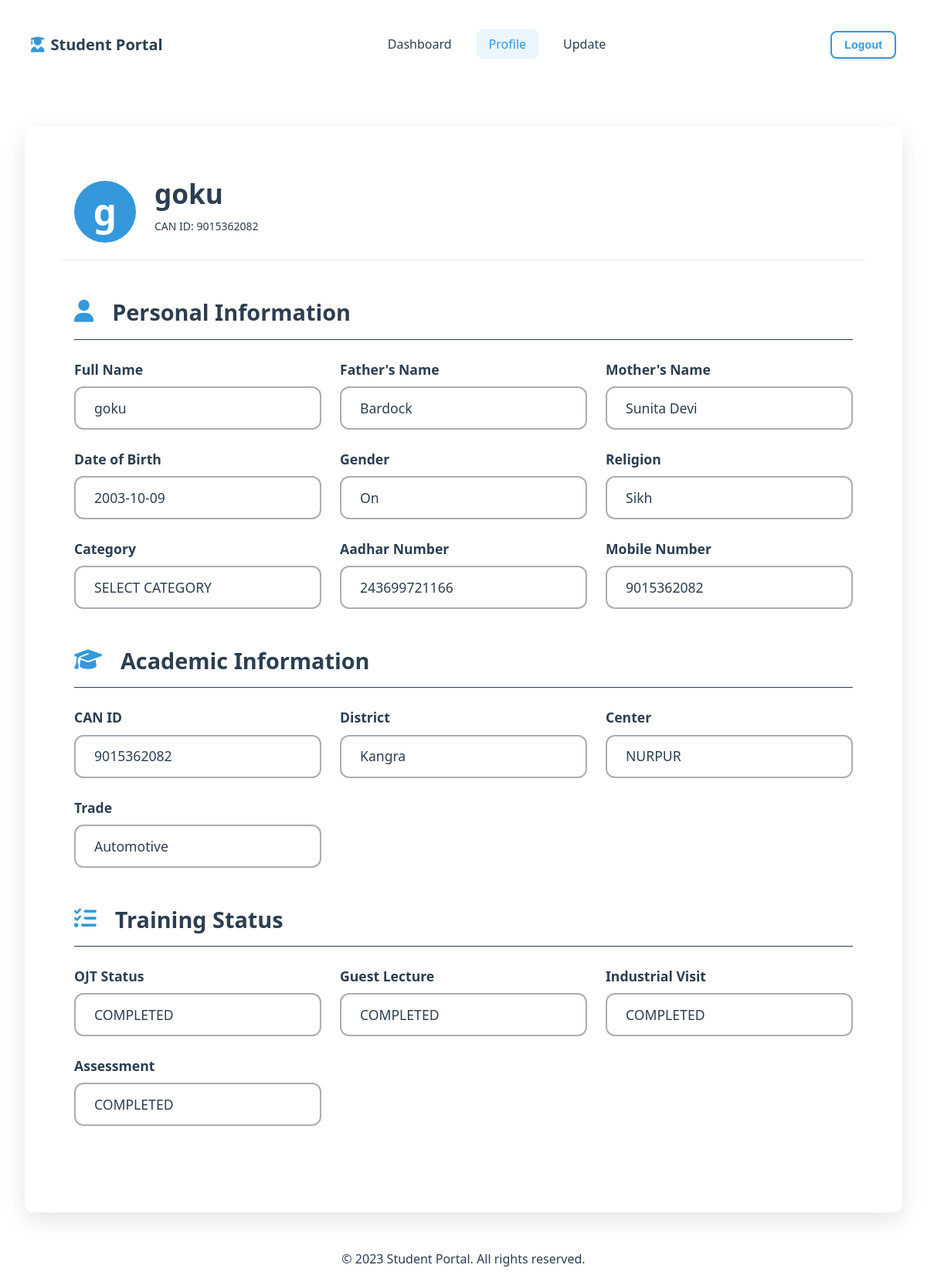
Screenshot of /profile_display (signed in) with the database file from the repository.
### tables this page shows
CREATE TABLE students (
                can_id VARCHAR PRIMARY KEY,
                password TEXT NOT NULL,
                student_name TEXT NOT NULL,
                father_name TEXT,
                mother_name TEXT,
                dob TEXT,  -- SQLite doesn't have native date type
                gender TEXT,
                religion TEXT,
                category TEXT,
                aadhar TEXT UNIQUE,
                mobile TEXT,
                district TEXT,
                center TEXT,
                trade TEXT,
                account_number TEXT,
                account_holder TEXT,
                ifsc TEXT,
                ojt TEXT,
                guest_lecture TEXT,
                industrial_visit TEXT,
                assessment TEXT
            );

### app.py (the view)
@app.route("/profile_display")
def profile_display():
    can_id = session.get('can_id')
    if not can_id:
        return redirect(url_for('student_signin'))
    conn = get_db_connection('student_data.db')
    student=conn.execute('SELECT * FROM students WHERE can_id = ?', (can_id,)).fetchone()
    conn.close()
    return render_template("profile_display.html",student=student)

### templates/profile_display.html (shortened to what this page needs)
<!DOCTYPE html>
<html lang="en">
<head>
    <link rel="stylesheet" href="{{ url_for('static', filename='css/base.css') }}">
    <link rel="stylesheet" href="{{ url_for('static', filename='css/components.css') }}">
    <link rel="stylesheet" href="{{ url_for('static', filename='css/layout.css') }}">
    <link rel="stylesheet" href="{{ url_for('static', filename='css/profile_display.css') }}">
    <link rel="stylesheet" href="https://cdnjs.cloudflare.com/ajax/libs/font-awesome/6.4.0/css/all.min.css">
</head>
<body>
    <nav class="navbar">
        <div class="navbar-content">
            <a href="#" class="logo">
                <i class="fas fa-user-graduate"></i>
                <span>Student Portal</span>
            </a>
            <ul class="nav-links">
                <li><a href="{{ url_for('dashboard') }}" class="nav-link">Dashboard</a></li>
                <li><a href="{{ url_for('profile_display') }}" class="nav-link active">Profile</a></li>
                <li><a href="{{ url_for('update_profile') }}" class="nav-link">Update</a></li>
            </ul>
            <div class="nav-actions">
                <button class="btn btn-outline-primary btn-sm">Logout</button>
            </div>
        </div>
    </nav>
    <main class="main-content">
        <div class="container profile-container">
            <div class="profile-card">
                <div class="profile-header">
                    <div class="profile-avatar">
                        {{ student.student_name[0] }}
                    </div>
                    <div class="profile-info">
                        <h2 class="profile-name">{{ student.student_name }}</h2>
                        <p class="profile-id">CAN ID: {{ student.can_id }}</p>
                    </div>
                </div>
                <div class="profile-body">
                    <div class="info-section">
                        <h3 class="section-title">
                            <i class="fas fa-user"></i>
                            Personal Information
                        </h3>
                        <div class="info-grid">
                            <div class="info-item">
                                <div class="info-label">Full Name </div>
                                <div class="info-value">{{ student.student_name }}</div>
                            </div>
                            <div class="info-item">
                                <div class="info-label">Father's Name</div>
                                <div class="info-value">{{ student.father_name }}</div>
                            </div>
                            <div class="info-item">
                                <div class="info-label">Mother's Name</div>
                                <div class="info-value">{{ student.mother_name }}</div>
                            </div>
                            <div class="info-item">
                                <div class="info-label">Date of Birth</div>
                                <div class="info-value">{{ student.dob }}</div>
                            </div>
                            <div class="info-item">
                                <div class="info-label">Gender</div>
                                <div class="info-value">{{ student.gender|capitalize }}</div>
                            </div>
                            <div class="info-item">
                                <div class="info-label">Religion</div>
                                <div class="info-value">{{ student.religion }}</div>
                            </div>
                            <div class="info-item">
                                <div class="info-label">Category</div>
                                <div class="info-value">{{ student.category|upper }}</div>
                            </div>
                            <div class="info-item">
                                <div class="info-label">Aadhar Number</div>
                                <div class="info-value">{{ student.aadhar }}</div>
                            </div>
                            <div class="info-item">
                                <div class="info-label">Mobile Number</div>
                                <div class="info-value">{{ student.mobile }}</div>
                            </div>
                        </div>
                    </div>
                    <div class="info-section">
                        <h3 class="section-title">
                            <i class="fas fa-graduation-cap"></i>
                            Academic Information
                        </h3>
                        <div class="info-grid">
                            <div class="info-item">
                                <div class="info-label">CAN ID</div>
                                <div class="info-value">{{ student.can_id }}</div>
                            </div>
                            <div class="info-item">
                                <div class="info-label">District</div>
                                <div class="info-value">{{ student.district }}</div>
                            </div>
                            <div class="info-item">
                                <div class="info-label">Center</div>
                                <div class="info-value">{{ student.center }}</div>
                            </div>
                            <div class="info-item">
                                <div class="info-label">Trade</div>
                                <div class="info-value">{{ student.trade }}</div>
                            </div>
                        </div>
                    </div>
                    <div class="info-section">
                        <h3 class="section-title">
                            <i class="fas fa-tasks"></i>
                            Training Status
                        </h3>
                        <div class="info-grid">
                            <div class="info-item">
                                <div class="info-label">OJT Status</div>
                                <div class="info-value">
                                    <span class="status-{{ student.ojt }}">
                                        {{ student.ojt|upper }}
                                    </span>
                                </div>
                            </div>
                            <div class="info-item">
                                <div class="info-label">Guest Lecture</div>
                                <div class="info-value">
                                    <span class="status-{{ student.guest_lecture }}">
                                        {{ student.guest_lecture|upper }}
                                    </span>
                                </div>
                            </div>
                            <div class="info-item">
                                <div class="info-label">Industrial Visit</div>
                                <div class="info-value">
                                    <span class="status-{{ student.industrial_visit }}">
                                        {{ student.industrial_visit|upper }}
                                    </span>
                                </div>
                            </div>
                            <div class="info-item">
                                <div class="info-label">Assessment</div>
                                <div class="info-value">
                                    <span class="status-{{ student.assessment }}">
                                        {{ student.assessment|upper }}
                                    </span>
                                </div>
                            </div>
                        </div>
                    </div>
                </div>
            </div>
        </div>
    </main>
    <footer class="footer">
        <div class="container py-3 text-center">
            <p>&copy; 2023 Student Portal. All rights reserved.</p>
        </div>
    </footer>
</body>
</html>

### static/css/base.css (style rules this page uses)
:root { --primary: #3498db; --primary-dark: #2c3e50; --primary-light: #e4edf5; --secondary: #e74c3c; --accent: #f39c12; --light-bg: #f5f7fa; --white: #ffffff; --text: #2c3e50; --text-secondary: #7f8c8d; --border: #acaeb3; --space-xs: 0.5rem; --space-sm: 1rem; --space-md: 1.5rem; --space-lg: 2rem; --space-xl: 3rem; --border-radius: 8px; --border-radius-lg: 12px; --shadow-sm: 0 2px 6px rgba(0, 0, 0, 0.05); --shadow-md: 0 5px 15px rgba(0, 0, 0, 0.08); --shadow-lg: 0 10px 30px rgba(0, 0, 0, 0.1); --transition: all 0.3s ease; }
* { margin: 0; padding: 0; box-sizing: border-box; }
body { font-family: 'Segoe UI', Tahoma, Geneva, Verdana, sans-serif; background-color: var(--white); color: var(--text); line-height: 1.6; font-size: 1rem; }
h1, h2, h3, h4, h5, h6 { font-weight: 700; line-height: 1.3; margin-bottom: 1rem; }
h2 { font-size: 2.2rem; }
h3 { font-size: 1.8rem; }
p { margin-bottom: 1rem; line-height: 1.6; }
a { text-decoration: none; color: var(--primary); transition: var(--transition); }

### static/css/components.css (style rules this page uses)
.btn { display: inline-flex; align-items: center; justify-content: center; padding: 0.8rem 1.5rem; border-radius: var(--border-radius); font-weight: 600; font-size: 1rem; text-align: center; cursor: pointer; transition: var(--transition); border: none; box-shadow: var(--shadow-sm); white-space: nowrap; }
.btn-outline-primary { background: transparent; border: 2px solid var(--primary); color: var(--primary); }
.btn-sm { padding: 0.5rem 1rem; font-size: 0.9rem; }
.navbar { background-color: white; box-shadow: var(--box-shadow); top: 0; z-index: 100; padding: var(--space-xs); }
.navbar-content { display: flex; justify-content: space-between; align-items: center; padding: 2rem; max-width: 1200px; width: 100%; margin: auto; }
.logo { display: flex; align-items: center; text-decoration: none; font-weight: 600; font-size: 1.25rem; color: var(--primary-dark); }
.logo i { margin-right: 0.5rem; color: var(--primary); }
.nav-links { display: flex; list-style: none; gap: 1rem; }
.nav-link { text-decoration: none; color: var(--text); padding: 0.5rem 1rem; border-radius: var(--border-radius); transition: var(--transition); }
.nav-link.active { color: var(--primary); background-color: rgba(52, 152, 219, 0.1); }
.nav-actions { display: flex; gap: 0.5rem; }

### static/css/layout.css (style rules this page uses)
html { height: 100%; }
body { min-height: 100vh; display: flex; flex-direction: column; margin: 0; }
.main-content { flex: 1; }
.container { width: 100%; max-width: 1000px; margin: 0 auto; padding: 0 var(--space-md); }
.text-center { text-align: center; }
.footer { flex-shrink: 0; width: 100%; margin-top: auto; }

### static/css/profile_display.css (style rules this page uses)
.profile-container { max-width: 1200px; margin: var(--space-xl) auto; padding: 0 var(--space-lg); width: 100%; }
.profile-card { background-color: white; padding: var(--space-xl); border-radius: var(--border-radius-lg); box-shadow: var(--shadow-lg); margin: 0 auto var(--space-lg); width: 100%; }
.profile-header { display: flex; align-items: center; padding: var(--space-sm); border-bottom: 1px solid var(--primary-light); margin-bottom: var(--space-lg); }
.profile-avatar { width: 80px; height: 80px; border-radius: 50%; background-color: var(--primary); color: var(--white); display: flex; align-items: center; justify-content: center; font-size: 3rem; font-weight: 600; margin-right: var(--space-md); }
.profile-info { flex: 1; }
.profile-name { margin-bottom: var(--space-xs); }
.profile-id { color: var(--text); font-size: 0.875rem; }
.profile-body { padding: var(--space-sm); }
.info-section { margin-bottom: var(--space-xl); }
.section-title { display: flex; align-items: center; margin-bottom: var(--space-md); padding-bottom: var(--space-sm); border-bottom: 1px solid var(--primary-dark); }
.section-title i { margin-right: var(--space-md); color: var(--primary); }
.info-grid { display: grid; grid-template-columns: repeat(3, 1fr); gap: var(--space-md); }
.info-item { display: flex; flex-direction: column; gap: var(--space-xs); }
.info-label { font-size: 1.1rem; color: var(--primary--dark); font-weight: 600; }
.info-value { background-color: var(--white); border: 2px solid var(--border); border-radius: var(--border-radius-lg); padding: var(--space-xs) var(--space-md); font-size: 1.1rem; font-weight: 400; transition: all 0.3s ease; box-shadow: inset 0 1px 3px rgba(0,0,0,0.05); min-height: 56px; display: flex; align-items: center; }

### rows the page displays
students: student_name "g", student_name "goku", can_id "9015362082", father_name "Bardock", mother_name "Sunita Devi", dob "2003-10-09", gender "On", religion "Sikh", category "SELECT CATEGORY", aadhar "243699721166", mobile "9015362082", district "Kangra", center "NURPUR", trade "Automotive", ojt "COMPLETED", guest_lecture "COMPLETED", industrial_visit "COMPLETED", assessment "COMPLETED"
